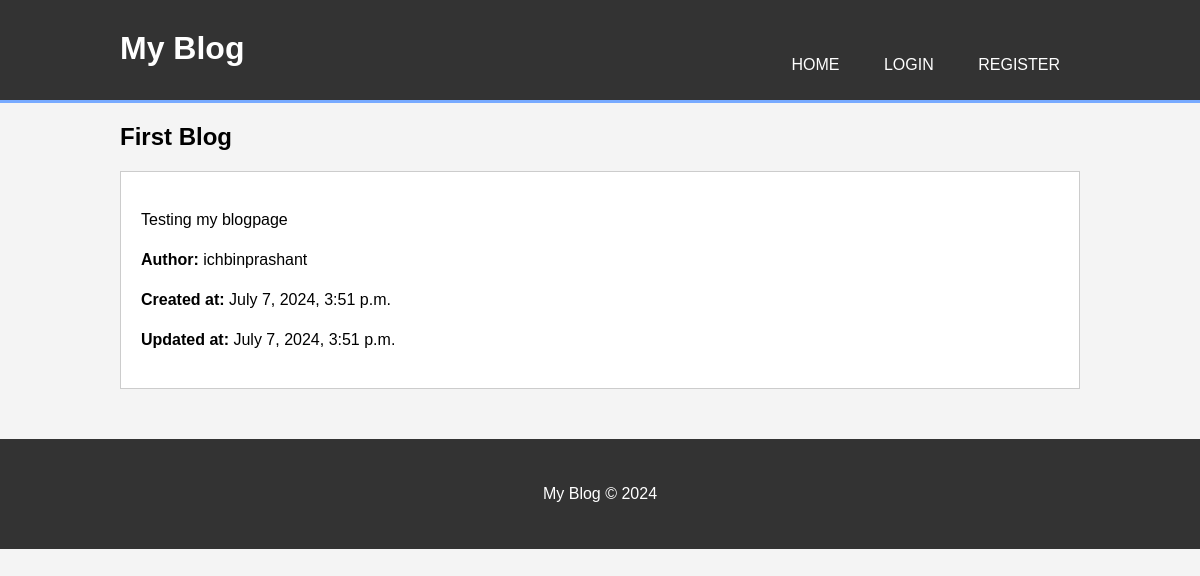
/blog/post/3/, run on the app's committed database.
### blog/models.py (models this page shows, shortened)
class Post(models.Model):
    title = models.CharField(max_length = 200)
    content = models.TextField()
    author = models.ForeignKey(User, on_delete=models.CASCADE)
    created_at = models.DateTimeField(auto_now_add=True)
    updated_at = models.DateTimeField(auto_now_add=True)

### blog/views.py (the view)
# urls.py: path('post/<int:pk>/', views.post_detail, name='post_detail'),
def post_detail(request, pk):
    post = get_object_or_404(Post, pk=pk)
    return render(request, 'blog/post_detail.html', {'post': post})

### blog/templates/blog/post_detail.html (shortened to what this page needs)
{% extends "blog/base.html" %}
{% block content %}
    <h2>{{ post.title }}</h2>
    <div class="post">
        <p>{{ post.content }}</p>
        <p><strong>Author:</strong> {{ post.author }}</p>
        <p><strong>Created at:</strong> {{ post.created_at }}</p>
        <p><strong>Updated at:</strong> {{ post.updated_at }}</p>
    </div>
{% endblock %}

### blog/static/blog/css/styles.css (style rules this page uses)
body { font-family: Arial, sans-serif; background-color: #f4f4f4; margin: 0; padding: 0; }
.post { background: #fff; margin: 20px 0; padding: 20px; border: #ccc 1px solid; }
.post p { line-height: 1.5em; }

### data on the page
Post: title "First Blog", content "Testing my blogpage", author "ichbinprashant", created_at "July 7, 2024, 3:51 p.m.", updated_at "July 7, 2024, 3:51 p.m."
